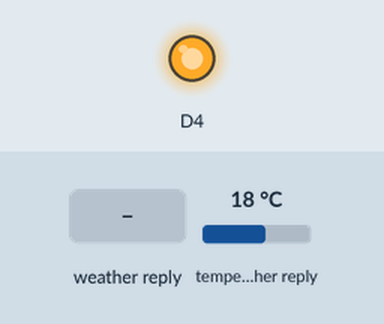
Recording of a sketch running on a simulated ESP8266 (NodeMCU). Parts: output pins drawn as LEDs (lit = HIGH). The inputs (shaded band) are chosen by the test bench; at power-on: temperature in the weather reply 18 °C. WiFi joins after 1.5 s; servers stay silent unless stated; web services answer with replies made up by the test bench; what the sketch prints to the serial monitor is not drawn.

Above: at 0.1 s.
At 2.8 s:
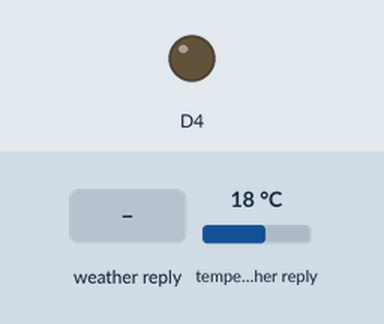
2.9 s: temperature in the weather reply set to -14 °C
9.3 s: weather in the web reply set to Clear
20.4 s: weather in the web reply set to Rain
31.8 s: temperature in the weather reply set to -1 °C
37.8 s: weather in the web reply set to Snow
Timing chart, 0 to 40.8 s (numbered marks = the images above; inputs shaded):
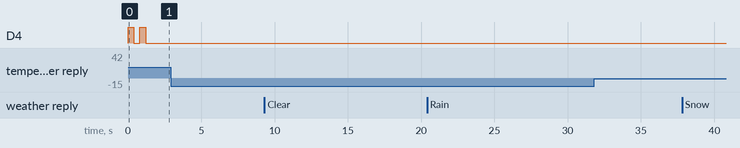

The sketch:

STA_CLIENTE_SERVICIO_JSON.ino
```cpp
#include <ESP8266WiFi.h>
#include <ESP8266HTTPClient.h>
#include <Arduino_JSON.h>

const char ssid[] = "rednueva";
const char password[] = "redclases";

float temp = 0;
int hum = 0;
float pres = 0;


void setup () {
  pinMode(D4, OUTPUT);
  Serial.begin(9600);
  WiFi.mode(WIFI_STA);
  WiFi.begin(ssid, password);
  while (WiFi.status() != WL_CONNECTED) {
    digitalWrite(D4,HIGH);
    delay(400);
    digitalWrite(D4,LOW);
    Serial.print(".");
    delay(400);
    //Serial.println(ssid);
  }
  Serial.print("CONECTADO a la Red: ");
  Serial.println(ssid);
}

void loop() {

  if (WiFi.status() == WL_CONNECTED) { //Check WiFi connection status

    HTTPClient http;

    http.begin("http://api.openweathermap.org/data/2.5/weather?q=Buenos%20Aires,AR&units=metric&appid=");//aca hay que agregar el api token
    int httpCode = http.GET();

    if (httpCode > 0) {

      String apiclima = http.getString();
      Serial.println(apiclima);
      JSONVar myObject = JSON.parse(apiclima);
      if (JSON.typeof(myObject) == "undefined") {
        Serial.println("Parsing input failed!");
      }
      else{
        if (myObject.hasOwnProperty("main")) {
          temp = (double) myObject["main"]["temp"];
          hum = (int) myObject["main"]["humidity"];
          pres = (double) myObject["main"]["pressure"];
          Serial.print("La temperatura es: ");
          Serial.println(temp);
          Serial.print("La humedad es: ");
          Serial.println(hum);
          Serial.print("La presion es: ");
          Serial.println(pres);
        }
      }
    }
    http.end();
  }
  else{
    delay(5000);
    Serial.print("Sin señal de la red :");
    Serial.println(ssid);
  }
  delay(5000);
}
```

Measured:
- after the input at 2.9 s, every drawn part: stays the same
- after the input at 9.3 s, every drawn part: stays the same
- after the input at 20.4 s, every drawn part: stays the same
- after the input at 31.8 s, every drawn part: stays the same
- after the input at 37.8 s, every drawn part: stays the same
